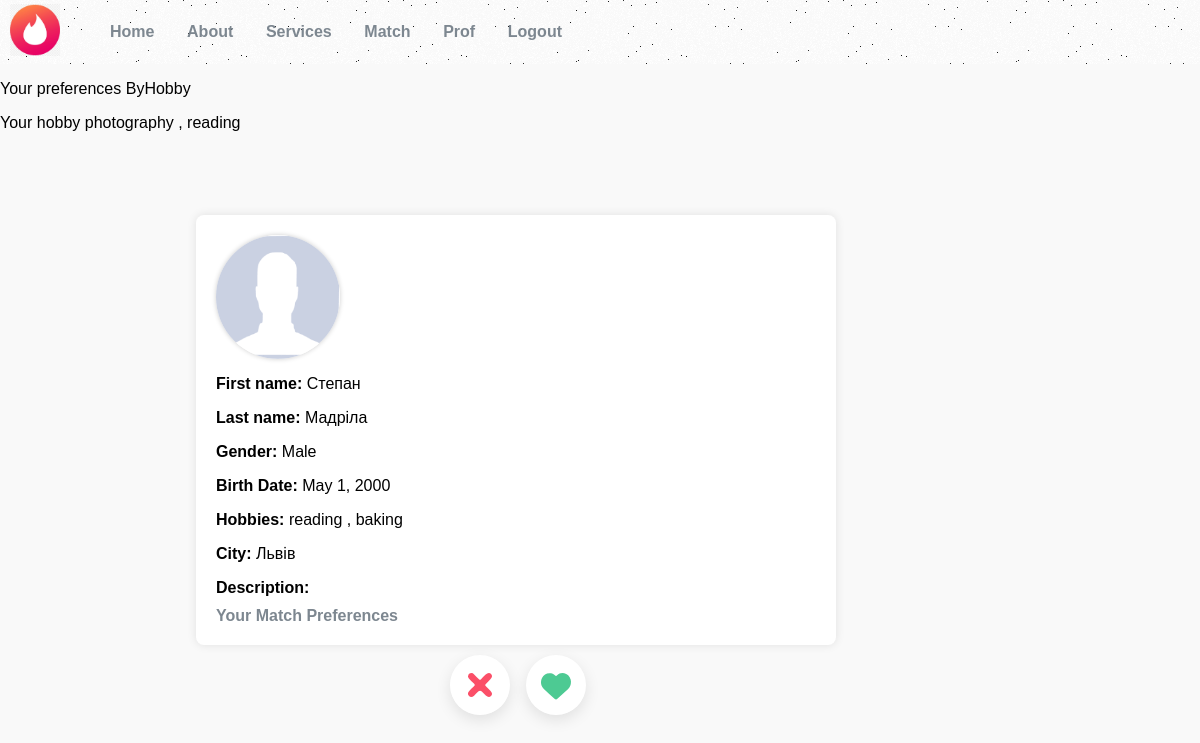
The page /card/ (signed in) on the database its author committed.
### users/models.py (models this page shows, shortened)
class User(AbstractUser):
    email = models.EmailField(unique=True)
    USERNAME_FIELD = 'email'
    REQUIRED_FIELDS = ['username']

class Profile(models.Model):
    user = models.OneToOneField(User, on_delete=models.CASCADE)
    first_name = models.CharField(max_length=100)
    last_name = models.CharField(max_length=100)
    status = models.CharField(max_length=100, choices=STATUS_CHOICES, default='regular')
    gender = models.CharField(max_length=10, choices=GENDER_CHOICES)
    match_gender = models.CharField(max_length=10, choices=GENDER_MATCH_CHOICES)
    hobby = models.ManyToManyField(Hobby)
    photo = models.ImageField(upload_to='profile_pics/', blank=True, null=True)
    city = models.CharField(max_length=100, blank=True)
    date_of_birth = models.DateField(blank=True, null=True)
    description = models.TextField(blank=True)
    preferences = models.CharField(max_length=100, choices=YOUR_CHOICES, default='byGender')
    verified = models.BooleanField(default=False)

class Hobby(models.Model):
    name = models.CharField(max_length=100, choices=HOBBY_CHOICES)

### users/views/match_views.py (the view, shortened to what this page needs)
# urls.py: path('card/', match_views.view_that_shows_card, name='card'),
def view_that_shows_card(request):
    user = request.user
    user_profile = user.profile
    preferences = user_profile.preferences
    if preferences.lower() == "bygender":
        matched_profiles = match_algorithm_byGender(user)
    elif preferences.lower() == "byhobby":
        matched_profiles = match_algorithm_byHobby(user)
    else:
        return redirect('match_settings')
    random_profile = random.choice(matched_profiles) if matched_profiles else None
    if random_profile:
        return render(request, 'card.html', {'profile': random_profile})
    else:
        return render(request, 'error.html', {'error_message': 'No matched profiles found.'})

### users/views/match_views.py (called while the page is built)
def match_algorithm_byHobby(user):
    user_profile = user.profile
    user_hobbies = user_profile.hobby.all()
    other_profiles = Profile.objects.exclude(user=user)
    liked_profiles = ProfileLike.objects.filter(user=user).values_list('liked_profile', flat=True)
    disliked_profiles = ProfileDislike.objects.filter(user=user).values_list('disliked_profile', flat=True)
    liked_or_disliked_profiles = liked_profiles.union(disliked_profiles)
    matched_profiles = []
    for profile in other_profiles:
        if profile.hobby.filter(id__in=user_hobbies).exists() and profile.user not in liked_or_disliked_profiles:
            matched_profiles.append(profile)
    return matched_profiles

### users/templates/card.html (shortened to what this page needs)
<!DOCTYPE html>
<html lang="en">
<head>
    {% load static %}
    <link rel="stylesheet" type="text/css" href="{% static 'css/card.css' %}">
    <link rel="stylesheet" type="text/css" href="{% static 'css/footer.css' %}">
</head>
    {% include 'layout.html' %}
<body>
    <div>
        <p>Your preferences {{user.profile.preferences}}</p>
        <p>Your hobby  {% for hobby in user.profile.hobby.all %}
            {{ hobby.name }}
            {% if not forloop.last %}, {% endif %}
        {% endfor %}
        </p>
    </div>
    <div class="profile-container">
        {% if profile.photo %}
        <img src="{{ profile.photo.url }}" alt="Profile Photo" class="profile-photo">
        {% else %}
        <img src="{% static 'src/no_photo.png' %}" alt="Profile Photo" class="profile-photo">
        {% endif %}
        <p><strong>First name:</strong> {{ profile.first_name }}</p>
        <p><strong>Last name:</strong> {{ profile.last_name }}</p>
        <p><strong>Gender:</strong> {{ profile.gender }}</p>
        <p><strong>Birth Date:</strong> {{ profile.date_of_birth }}</p>
        <p><strong>Hobbies:</strong>
            {% for hobby in profile.hobby.all %}
                {{ hobby.name }}
                {% if not forloop.last %}, {% endif %}
            {% endfor %}
        </p>
        <p><strong>City:</strong> {{ profile.city }}</p>
        <p><strong>Description:</strong> {{ profile.description }}</p>
        <div>
            <a href="{% url 'match_settings' %}" class="link">Your Match Preferences</a>
        </div>
    </div>
    <div class="icons">
    </div>
</body>
</html>

### users/static/css/card.css (style rules this page uses)
body, h2, p { font-family: Arial, sans-serif; }
body { background-color: #f9f9f9; padding: 20px; }
.profile-container { max-width: 600px; margin: 83px 0px 7px 196px; background-color: #fff; padding: 20px; border-radius: 8px; box-shadow: 0 0 10px rgba(0, 0, 0, 0.1); }
.profile-container p { margin-bottom: 10px; }
.profile-photo { width: 124px; height: 124px; border-radius: 50%; display: block; box-shadow: 0 0 5px rgba(0, 0, 0, 0.2); margin-bottom: 10px; }
.icons { margin: 450px; display: flex; margin-top: 10px; user-select: none; z-index: 1; }
.icons > svg { width: 10vh; height: 10vh; max-width: 60px; max-height: 60px; border-radius: 50%; box-shadow: 0 5px 15px rgba(0, 0, 0, 0.1); cursor: pointer; }
.icons > svg:nth-child(1) { fill: #fb4f68; margin-right: 2vh; }
.icons > svg:nth-child(2) { fill: #4dca93; }

### users/static/css/layoutt.css (style rules this page uses)
body { font-family: Arial, sans-serif; margin: 0; padding: 0; }
.link { color: #7d8790; text-decoration: none; font-weight: bold; }

### rows shown on the page
User: profile.preferences "ByHobby"
Hobby: name "photography"
Hobby: name "reading"
Profile: first_name "Степан", last_name "Мадріла", gender "Male", date_of_birth "May 1, 2000", city "Львів"
Hobby: name "baking"
